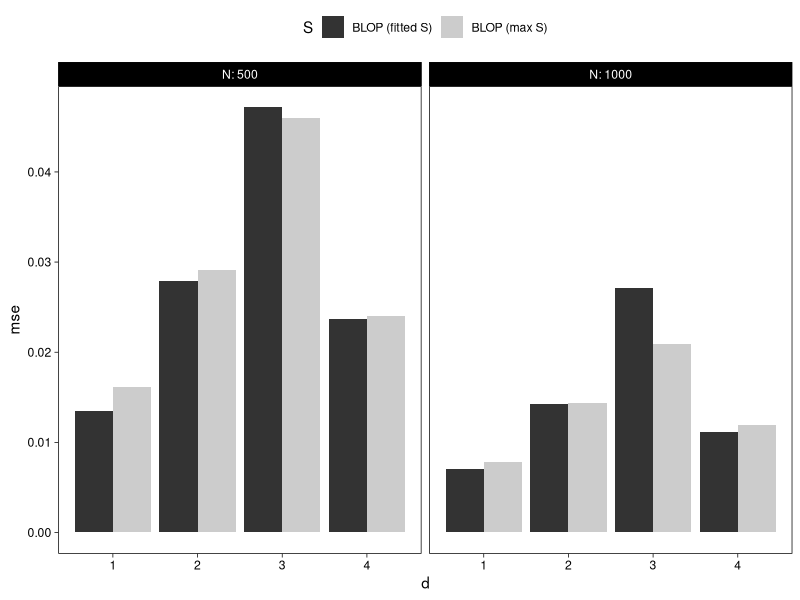

The R source for this figure: (Note: this script raises an error after producing the figure.)
library(magrittr)
f <- function (x, y) mean((x - y)^2)
exp_03a <- 
    readr::read_csv("data/exp-02.csv") %>%
    dplyr::filter(l == 1.75, o == sqrt(2), !is.infinite(estimate)) %>%
    dplyr::mutate(m = "BLOP (max S)") %>%
    dplyr::group_by(m, d, N) %>%
    dplyr::summarise(mse = f(estimate, target), .groups = "drop")

exp_03b <- 
    readr::read_csv("data/exp-03.csv") %>%
    dplyr::filter(l == 1.75, o == sqrt(2), !is.infinite(estimate)) %>%
    dplyr::mutate(m = "BLOP (fitted S)") %>%
    dplyr::group_by(m, d, N) %>%
    dplyr::summarise(mse = f(estimate, target), .groups = "drop")

exp_03 <-
    rbind(exp_03a, exp_03b) %>%
    dplyr::rename(method = m)

p <- 
    exp_03 %>%
    ggplot2::ggplot(ggplot2::aes(x = d, y = mse, fill = method)) + 
    ggplot2::facet_grid( ~ N, labeller = "label_both", scales = "free") +
    ggplot2::geom_bar(stat = "identity", position = ggplot2::position_dodge()) +
    ggplot2::theme_linedraw() +
    ggplot2::scale_fill_grey() + 
    ggplot2::theme(
        panel.grid.major = ggplot2::element_blank(), 
        panel.grid.minor = ggplot2::element_blank(),
        legend.position  = "top"
    ) +
    ggplot2::labs(
        fill = "S"
    )
ggplot2::ggsave("images/exp-03.pdf", p, width = 6, height = 3)
p
